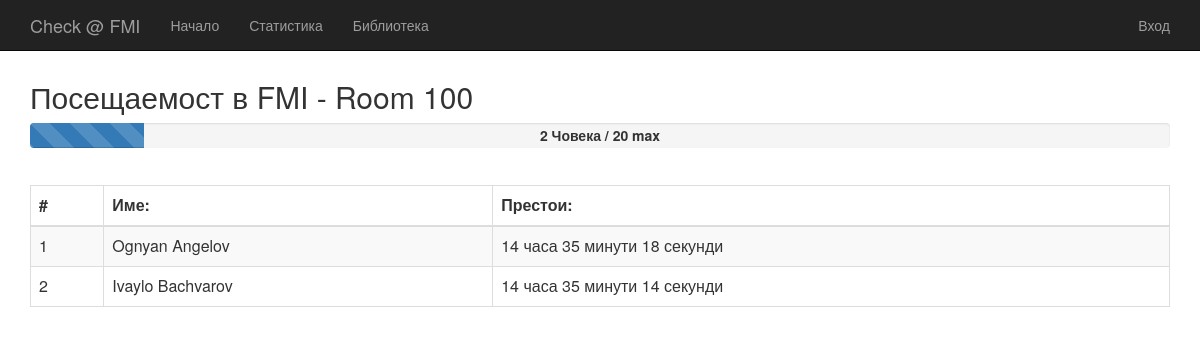
/, run on an earlier commit of the app's database.
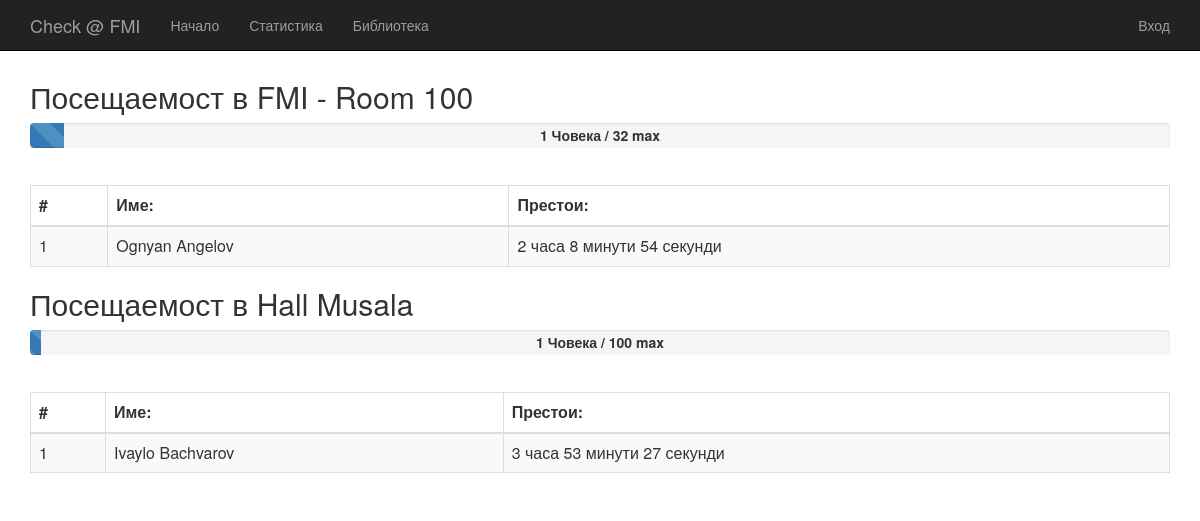
And on a later commit of the database.
### places/models.py (models this page shows)
class Place(models.Model):
    name = models.CharField(max_length=63, null=True)
    capacity = models.IntegerField(null=True, blank=True)
    def __unicode__(self):
        return self.name

### website/views.py (the view)
def index(request):
    now = datetime.now()
    places = Place.objects.all()
    all_places = []
    for place in places:
        checkins_inside = Checkin.objects.filter(place = place, active = True)
        all_users = []
        for checkin in checkins_inside:
            print checkin.checkin_time
            all_users += [{'first_name': checkin.user.first_name, 'last_name': checkin.user.last_name,
                            'active_time': days_hours_minutes(now-checkin.checkin_time)}]
            print (now-checkin.checkin_time)
        all_places += [[place, place.capacity, len(all_users), all_users]]
    print all_places
    return render_to_response('index.html',
            {
                "places" : all_places,
            },
            context_instance=RequestContext(request))

### website/views.py (called while the page is built)
def days_hours_minutes(td):
    return td.seconds // 3600, (td.seconds // 60) % 60, td.seconds % 60

### templates/index.html
{% extends "base.html" %}
  {% block content %}
    {% for place in places %}
      <h2>Посещаемост в {{ place.0.name }}</h2>
      <div class="progress progress-striped active">
          <div class="progress-bar" role="progressbar" aria-valuenow="45" aria-valuemin="0" aria-valuemax="100" style="width: {% widthratio place.2 place.1 100 %}%;">
          </div>
      </div>
      <div id="active-people">{{ place.2 }} Човека / {{ place.1 }} max</div>
      <table class="table table-striped table-bordered" style="border-radius: 20px">
          <thead>
              <tr>
                  <th>#</th>
                  <th>Име:</th>
                  <th>Престои:</th>
              </tr>
          </thead>
          <tbody>
              {% for user in place.3 %}
              <tr>
                  <td>{{ forloop.counter }}</td>
                  <td>{{ user.first_name }} {{ user.last_name }}</td>
                  <td>{{ user.active_time.0 }} часа {{ user.active_time.1 }} минути {{ user.active_time.2 }} секунди</td>
              </tr>
              {% endfor %}
          </tbody>
      </table>
  {% endfor %}
{% endblock %}

### templates/base.html (shortened to what this page needs)
<DOCTYPE html>
<html lang="en">
  <head>
    <link href="//netdna.bootstrapcdn.com/bootstrap/3.0.0/css/bootstrap.min.css" rel="stylesheet">
    <link href="/static/roomsStatus.css" rel="stylesheet">
  </head>
  <body>
    <div class="navbar navbar-inverse navbar-fixed-top">
      <div class="container">
        <div class="navbar-header">
          <a class="navbar-brand" href="#">Check @ FMI</a>
        </div>
        <div class="navbar-collapse collapse">
          <ul class="nav navbar-nav">
            <li><a href="/">Начало</a></li>
            <li><a href="/statistics/">Статистика</a></li>
            <li><a href="/library/">Библиотека</a></li>
          </ul>
          <ul class="nav navbar-nav navbar-right">
          {% if user.is_authenticated %}
            <li class="dropdown ">
              <a href="#" class="dropdown-toggle" data-toggle="dropdown"><span class="icon-user"></span> {{ user.username }}</a>
              <ul class="dropdown-menu">
                <li><a href="/logout/">Изход</a></li>
              </ul>
            </li>
          {% else %}
            <li><a href="/login/">Вход</a></li>
          {% endif %}
          </ul>
        </div>
      </div>
    </div>
    <div class="container">
    {% block content %}{% endblock %}
    </div>
  </body>
</html>

### static/roomsStatus.css (style rules this page uses)
body { padding-top: 60px; }
#active-people { margin: auto; text-align: center; margin-top: -43px; font-weight: bold; margin-bottom: 40px; }
.progress { height: 25px; }

What changed in the data, as far as the page shows it:
changed Place "FMI - Room 100": id "2" → "1"; capacity "20" → "32"
added Place: name "Hall Musala", place "1", capacity "100", {{ user.first_name }} "Ivaylo", {{ user.last_name }} "Bachvarov", active_time.0 "3", active_time.1 "53", active_time.2 "27"
Also different on the page:
new list line: "Ognyan Angelov"
new list line: "2 часа 8 минути 54 секунди"
list line gone: "Ognyan Angelov"
list line gone: "14 часа 35 минути 18 секунди"
list line gone: "Ivaylo Bachvarov"
list line gone: "14 часа 35 минути 14 секунди"
